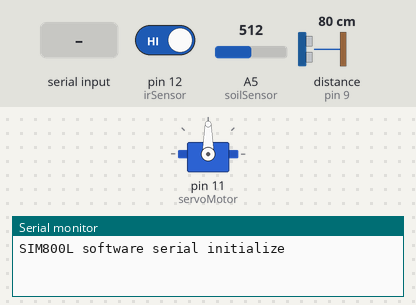
A sketch run on a simulated Arduino Uno, built with avr-gcc and run on an emulated ATmega328P. Shown: servo, the last lines printed to the serial monitor. Wiring (inferred from the names in the program): ultrasonic range finder: trigger pin 8; echo pin 9. The test bench sets the inputs (shaded band); at power-on: pin 12 (irSensor) HIGH, A5 (soilSensor) = 512, distance to the obstacle (sensor on pin 9) 80 cm. The echo pulse lasts 58.3 µs per cm; the modem accepts every AT command (registered, SIM ready, sends succeed) and sends nothing else.

Above: at 2.2 s.
2.3 s: pin 12 (irSensor) driven LOW
At 7.4 s:
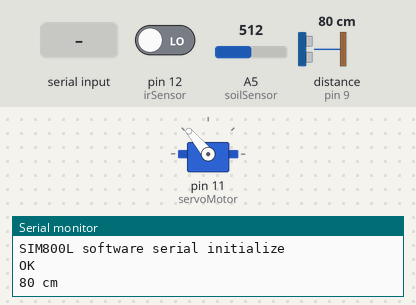
11.8 s: A5 (soilSensor) set to 590
At 18.6 s:
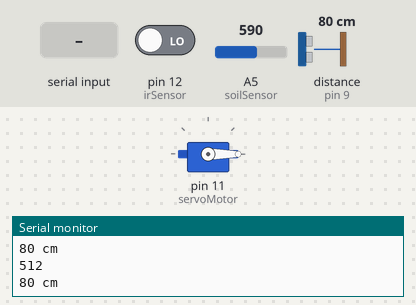
19.0 s: distance to the obstacle (sensor on pin 9) set to 2 cm
27.5 s: "1" received over Serial
32.5 s: pin 12 (irSensor) driven HIGH
At 38.4 s:
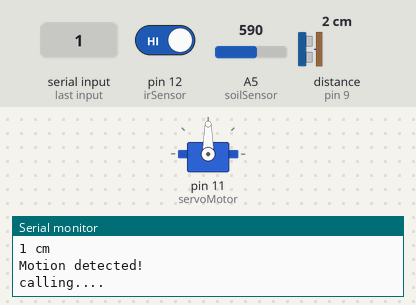
Timing chart, 0 to 39.9 s (numbered marks = the images above; inputs shaded):
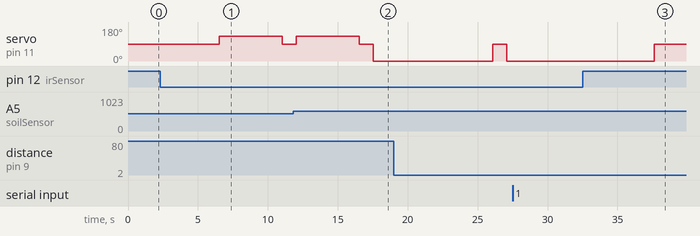

The sketch:

sketch_may17a.ino
```cpp
#include <SoftwareSerial.h>
#include<Servo.h>
Servo s1;
int soilSensor = A5;
//int servoMotor = 5;
//int irSensor = 4;


int servoMotor = 11;
int irSensor = 12;
int valIr;
int  valSoil;

//Alarm reciever's phone number with country code
const String PHONE = "+91 9836686360";

//GSM Module RX pin to Arduino 3
//GSM Module TX pin to Arduino 2
#define rxPin 2
#define txPin 3
SoftwareSerial sim800(rxPin,txPin);

//the pin that the pir sensor is atteched to
#define trigPin 8
#define echoPin 9

void setup() {
  pinMode(trigPin, OUTPUT);
  pinMode(echoPin, INPUT);

  Serial.begin(115200);          // initialize serial

  sim800.begin(9600);
  Serial.println("SIM800L software serial initialize");

  sim800.println("AT");
  delay(1000);
  pinMode(soilSensor, INPUT);
pinMode(irSensor, INPUT);
s1.attach(servoMotor);
Serial.begin(9600);
}

void loop(){

   valSoil = analogRead(soilSensor);
 valIr = digitalRead(irSensor);
    s1.write(90);
    delay(1000);
if(valIr == 0){

    if(valSoil > 580){
          s1.write(0);
           delay(3000);
      Serial.println(valSoil);
 }

 else if(valSoil > 450 && valSoil < 580){
   s1.write(130);
     delay(3000);

     Serial.println(valSoil);
 }
}
if(valIr == 1){
  s1.write(90);
    delay(1000);

}

//////////////////////////////////////////////////
while(sim800.available()){
  Serial.println(sim800.readString());
}
//////////////////////////////////////////////////
while(Serial.available())  {
  sim800.println(Serial.readString());
}
//////////////////////////////////////////////////
  long time_duration, distance_in_cm;
  digitalWrite(trigPin, LOW);
  delayMicroseconds(2);
  digitalWrite(trigPin, HIGH);
  delayMicroseconds(10);
  digitalWrite(trigPin, LOW);
  time_duration = pulseIn(echoPin, HIGH);
  distance_in_cm = time_duration / 29 / 2;

  Serial.print(distance_in_cm);
  Serial.println(" cm");
delay(1000);
  //Ranging Distance − 2cm – 400 cm
  //if the distance is equal or less then 10 cm
  if (distance_in_cm <= 5) {
    Serial.println("Motion detected!");
    Serial.println("calling....");
//    sim800.println("ATD"+PHONE+";");
    sim800.println("AT+CMGF=1"); // Configuring TEXT mode
    delay(1000);
    sim800.println("AT+CMGS=\"+919836686360\"");//change ZZ with country code and xxxxxxxxxxx with phone number to sms
    delay(1000);
    sim800.print("2154"); //text content
    delay(1000);
    sim800.write(26);
    delay(1000); //20 sec delay
  }

  delay(500);
}
```

Measured:
- after the input at 2.3 s, servo on pin 11 (servoMotor): 90° → 130° after 4.2 s, → 90° 4.5 s later
- after the input at 32.5 s, servo on pin 11 (servoMotor): goes on until 37.6 s, then stays 90°
